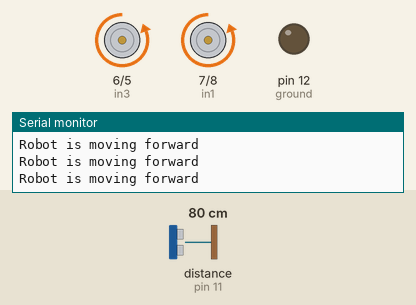
Recording of a sketch running on a simulated Arduino Uno, built with avr-gcc and run on an emulated ATmega328P. Parts: motor-driver pin pairs drawn as motors (green arrow = first pin HIGH = forward, orange = second pin HIGH = backward, longer = more drive), output pins drawn as LEDs (lit = HIGH), the last lines printed to the serial monitor. The inputs (shaded band) are chosen by the test bench; at power-on: distance to the obstacle (sensor on pin 11) 80 cm. The echo pulse lasts 58.3 µs per cm; pins used as bus, display or sensor lines are not drawn.

Above: at 1.2 s.
1.3 s: distance to the obstacle (sensor on pin 11) set to 23 cm
4.3 s: distance to the obstacle (sensor on pin 11) set to 19 cm
At 4.7 s:
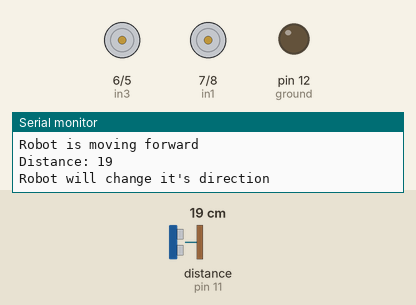
7.3 s: distance to the obstacle (sensor on pin 11) set to 60 cm
At 8.3 s:
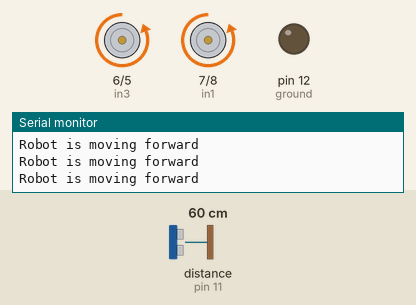
8.8 s: distance to the obstacle (sensor on pin 11) set to 2 cm
At 9.7 s:
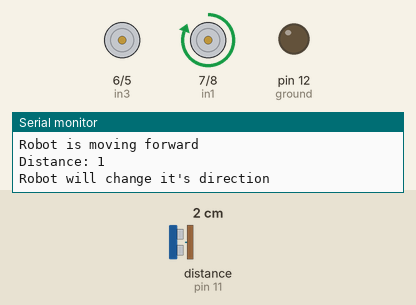
Timing chart, 0 to 12.8 s (numbered marks = the images above; inputs shaded):
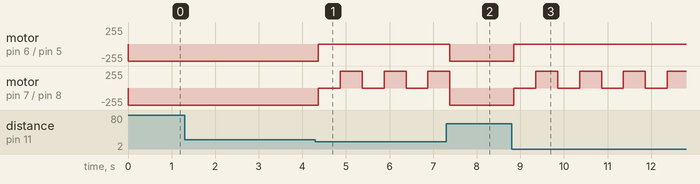

The sketch:

Path_Finding_Robot_Code.ino
```cpp
// Motor A connections
const int in1 = 7;
const int in2 = 8;
// Motor B connections
const int in3 = 6;
const int in4 = 5;
//Sensor connections
const int trigPin= 10;
const int echoPin=11;
const int vcc = 9;
const int ground = 12;
int duration, distance;

void setup() {
  // Set all the motor control pins to outputs
  pinMode(in1, OUTPUT);
  pinMode(in2, OUTPUT);
  pinMode(in3, OUTPUT);
  pinMode(in4, OUTPUT);

  pinMode(vcc, OUTPUT);
  digitalWrite(vcc, HIGH);
  pinMode(ground, OUTPUT);
  digitalWrite(ground, LOW);
  Serial.begin (9600);
  pinMode(trigPin, OUTPUT);
  pinMode(echoPin, INPUT);

  // Turn off motors - Initial state
  stop();
  distance=readPing();
}
void loop() {
  moveForward();
  distance=readPing();
  if(distance<=20){
  Serial.print("Distance: ");
  Serial.println(distance);
  Serial.println("Robot will change it's direction");
    stop();
    delay(500);
    turnLeft();
    delay(500);
  }else{
    Serial.println("Robot is moving forward");
  }

}
void stop(){
  digitalWrite(in1, LOW);
  digitalWrite(in2, LOW);
  digitalWrite(in3, LOW);
  digitalWrite(in4, LOW);
}
void turnLeft(){
  digitalWrite(in1, HIGH);
  digitalWrite(in2, LOW);
}
void moveForward(){
  digitalWrite(in1, LOW);
  digitalWrite(in2, HIGH);
  digitalWrite(in3, LOW);
  digitalWrite(in4, HIGH);
}

  int readPing(){
  digitalWrite(trigPin, LOW);
  delayMicroseconds(2000);
  digitalWrite(trigPin, HIGH);
  delayMicroseconds(2000);
  digitalWrite(trigPin, LOW);
  duration = pulseIn(echoPin, HIGH);
  distance = (duration/2) / 29.1;
  return distance;
  }
```

Measured:
- the behaviour switches between 21 and 20 cm on distance to the obstacle (sensor on pin 11) (found by bisection; images 0 and 1)
- after the input at 4.3 s, motor on pin 6 (in3) / pin 5 (in4): backward 255/255 → stopped after 0.07 s; motor on pin 7 (in1) / pin 8 (in2): alternates forward 255/255 for 0.51 s and stopped for 0.50 s, starting after 0.07 s
- after the input at 7.3 s, motor on pin 6 (in3) / pin 5 (in4): stopped → backward 255/255 after 0.08 s
- after the input at 8.8 s, motor on pin 6 (in3) / pin 5 (in4): backward 255/255 → stopped after 0.05 s; motor on pin 7 (in1) / pin 8 (in2): alternates forward 255/255 for 0.51 s and stopped for 0.50 s, starting after 0.05 s
